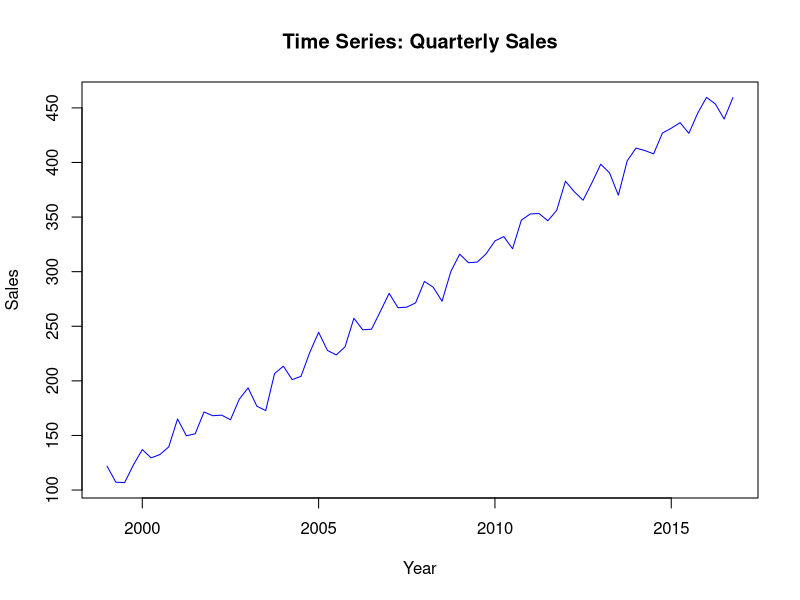
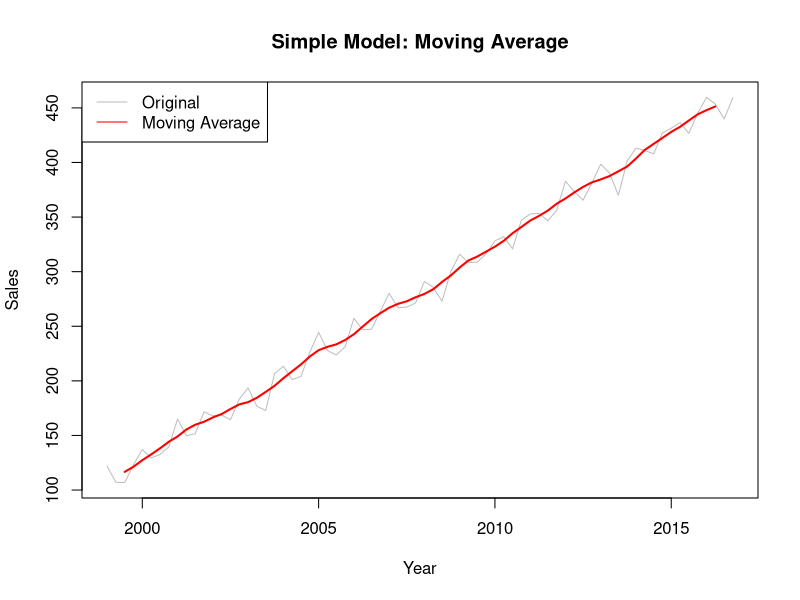
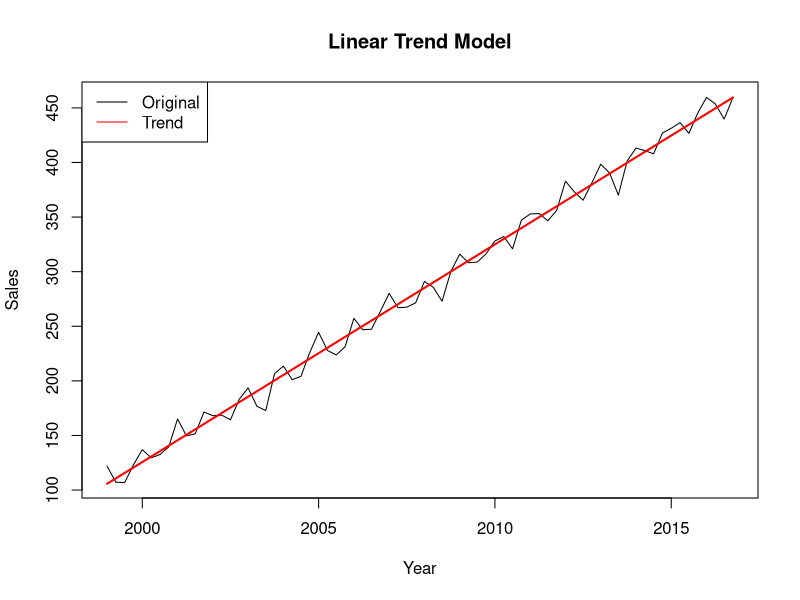
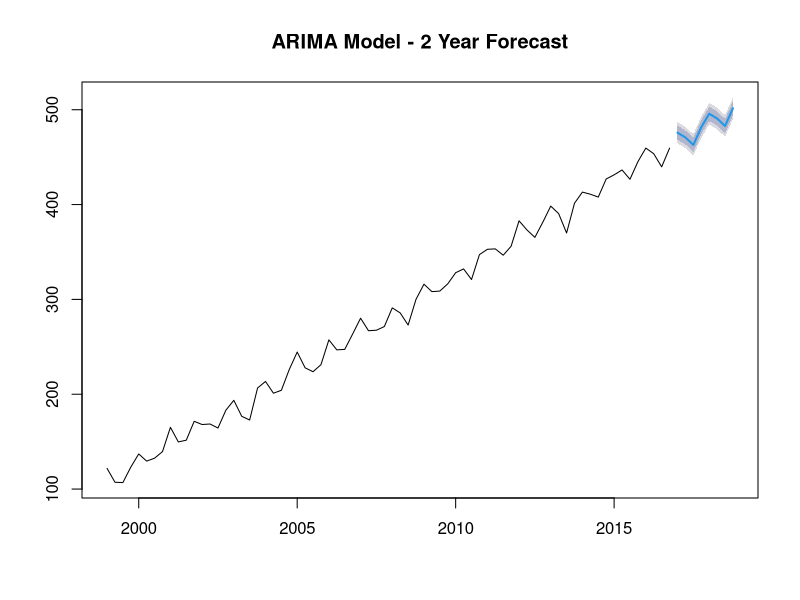

The R source for these figures, in order:
library(forecast)
library(tseries)

set.seed(42)
data_ts <- ts(100 + 5 * (1:72) + sin(2 * pi * (1:72)/4) * 10 + rnorm(72, 0, 5),
              start = c(1999, 1), frequency = 4)

dev.new()
plot(data_ts, main = "Time Series: Quarterly Sales", col = "blue", ylab = "Sales", xlab = "Year")

simple_ma <- ma(data_ts, order = 4)
dev.new()
plot(data_ts, main = "Simple Model: Moving Average", col = "gray", ylab = "Sales", xlab = "Year")
lines(simple_ma, col = "red", lwd = 2)
legend("topleft", legend = c("Original", "Moving Average"), col = c("gray", "red"), lty = 1)

time_index <- time(data_ts)
lm_model <- lm(data_ts ~ time_index)
trend <- ts(fitted(lm_model), start = c(1999, 1), frequency = 4)

dev.new()
plot(data_ts, main = "Linear Trend Model", col = "black", ylab = "Sales", xlab = "Year")
lines(trend, col = "red", lwd = 2)
legend("topleft", legend = c("Original", "Trend"), col = c("black", "red"), lty = 1)

arima_model <- auto.arima(data_ts)
forecast_result <- forecast(arima_model, h = 8)

dev.new()
plot(forecast_result, main = "ARIMA Model - 2 Year Forecast")
